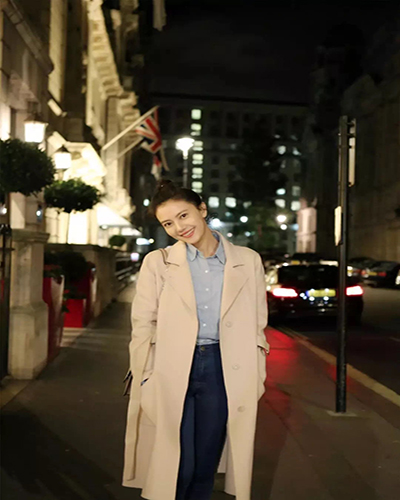
#> input picture 08-ROI与泛洪填充/02-泛洪填充/yuanyuan.jpg, 400 x 500 px
$ python '泛洪填充.py'
#> lines starting #> are read from the running program, lines starting #| are printed output that depends on the picture; after the words box and inside, x2 and y2 are one past the last pixel; in counts of white or black regions, pixels touching at a corner belong together
import cv2 as cv
import numpy as np


# 彩色图像的填充(泛洪填充)   cv.FLOODFILL_FIXED_RANGE
def fill_color_demo(image):
    copyImg = image.copy()  # 拷贝图像
    h, w = image.shape[:2]
    mask = np.zeros([h+2, w+2], np.uint8)  # 操作掩码
    # 从起始像素点(30,30)起，填充黄色(（30,30）处的像素值分别减去(100, 100, 100)得到最小值，分别加上(50, 50, 50)得到最大值，如果连续处的像素值在此区域)
    cv.floodFill(copyImg, mask, (100, 100), (0, 0, 255), (100, 100, 100), (60, 60, 60), cv.FLOODFILL_FIXED_RANGE)
    cv.imshow("fill_color_demo", copyImg)


# 二值图像的填充  cv.FLOODFILL_MASK_ONLY
def fill_binary():
    image = np.zeros([400, 400, 3], np.uint8)  # 创建一个数组(黑色填充)
    image[100:300, 100:300, :] = 255  # 所有通道(填充白)
    cv.imshow("fill_binary", image)

    mask = np.ones([402, 402, 1], np.uint8)  # 必须为单通道(黑色填充)    # 注意此处的ones
    mask[101:301, 101:301] = 0  # (白色填充)                            # 注意此处的0     至关重要
    cv.floodFill(image, mask, (200, 200), (0, 0, 255), cv.FLOODFILL_MASK_ONLY)  # 把白色的矩形块填充为红色
    cv.imshow("filled_binary", image)


print("-----Hello-----")
src = cv.imread("yuanyuan.jpg")
#> src is the input picture: shape (500, 400, 3); mean B, G, R 51, 67.3, 78.8
cv.namedWindow("input image", cv.WINDOW_AUTOSIZE)
cv.imshow("input image", src)

fill_color_demo(src)
#> in fill_color_demo, `cv.floodFill(copyImg, mask, (100, 100), (0, 0, 255), (100, 100, 100), ..`:
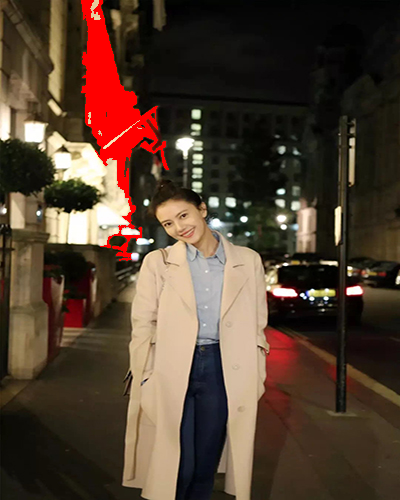
#> copyImg: shape (500, 400, 3); 3.39% of pixels changed, all inside (x1, y1, x2, y2) = (81, 0, 169, 261)
# fill_binary()

cv.waitKey(0)
cv.destroyAllWindows()
